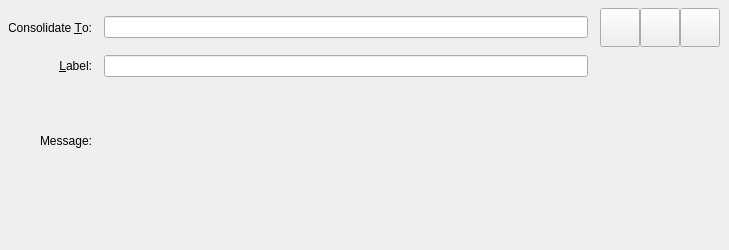
<?xml version="1.0" encoding="UTF-8"?>
<ui version="4.0">
 <class>RewardsEntry</class>
 <widget class="QStackedWidget" name="RewardsEntry">
  <property name="geometry">
   <rect>
    <x>0</x>
    <y>0</y>
    <width>729</width>
    <height>250</height>
   </rect>
  </property>
  <property name="focusPolicy">
   <enum>Qt::TabFocus</enum>
  </property>
  <property name="autoFillBackground">
   <bool>false</bool>
  </property>
  <widget class="QFrame" name="Rewards">
   <property name="toolTip">
    <string>This is a normal payment.</string>
   </property>
   <property name="frameShape">
    <enum>QFrame::NoFrame</enum>
   </property>
   <layout class="QGridLayout" name="gridLayout">
    <property name="topMargin">
     <number>8</number>
    </property>
    <property name="bottomMargin">
     <number>4</number>
    </property>
    <property name="horizontalSpacing">
     <number>12</number>
    </property>
    <property name="verticalSpacing">
     <number>8</number>
    </property>
    <item row="1" column="0">
     <widget class="QLabel" name="labellLabel">
      <property name="text">
       <string>&amp;Label:</string>
      </property>
      <property name="alignment">
       <set>Qt::AlignRight|Qt::AlignTrailing|Qt::AlignVCenter</set>
      </property>
      <property name="buddy">
       <cstring>addAsLabel</cstring>
      </property>
     </widget>
    </item>
    <item row="0" column="1">
     <widget class="QValidatedLineEdit" name="payTo">
      <property name="toolTip">
       <string>The DeVault address to send the payment to</string>
      </property>
     </widget>
    </item>
    <item row="1" column="1">
     <widget class="QLineEdit" name="addAsLabel">
      <property name="toolTip">
       <string>Enter a label for this address to add it to the list of used addresses</string>
      </property>
     </widget>
    </item>
    <item row="0" column="0">
     <widget class="QLabel" name="payToLabel">
      <property name="text">
       <string>Consolidate &amp;To:</string>
      </property>
      <property name="alignment">
       <set>Qt::AlignRight|Qt::AlignTrailing|Qt::AlignVCenter</set>
      </property>
      <property name="buddy">
       <cstring>payTo</cstring>
      </property>
     </widget>
    </item>
    <item row="0" column="2">
     <layout class="QHBoxLayout" name="payToLayout">
      <property name="spacing">
       <number>0</number>
      </property>
      <item>
       <widget class="QToolButton" name="addressBookButton">
        <property name="toolTip">
         <string>Choose previously used address</string>
        </property>
        <property name="text">
         <string/>
        </property>
        <property name="icon">
         <iconset resource="../bitcoin.qrc">
          <normaloff>:/icons/address-book</normaloff>:/icons/address-book</iconset>
        </property>
        <property name="iconSize">
         <size>
          <width>32</width>
          <height>32</height>
         </size>
        </property>
        <property name="shortcut">
         <string>Alt+A</string>
        </property>
       </widget>
      </item>
      <item>
       <widget class="QToolButton" name="pasteButton">
        <property name="toolTip">
         <string>Paste address from clipboard</string>
        </property>
        <property name="text">
         <string/>
        </property>
        <property name="icon">
         <iconset resource="../bitcoin.qrc">
          <normaloff>:/icons/editpaste</normaloff>:/icons/editpaste</iconset>
        </property>
        <property name="iconSize">
         <size>
          <width>32</width>
          <height>32</height>
         </size>
        </property>
        <property name="shortcut">
         <string>Alt+P</string>
        </property>
       </widget>
      </item>
      <item>
       <widget class="QToolButton" name="deleteButton">
        <property name="toolTip">
         <string>Remove this entry</string>
        </property>
        <property name="text">
         <string/>
        </property>
        <property name="icon">
         <iconset resource="../bitcoin.qrc">
          <normaloff>:/icons/remove</normaloff>:/icons/remove</iconset>
        </property>
        <property name="iconSize">
         <size>
          <width>32</width>
          <height>32</height>
         </size>
        </property>
       </widget>
      </item>
     </layout>
    </item>
    <item row="2" column="1">
     <widget class="QLabel" name="messageTextLabel">
      <property name="toolTip">
       <string/>
      </property>
      <property name="textFormat">
       <enum>Qt::PlainText</enum>
      </property>
     </widget>
    </item>
    <item row="3" column="0">
     <spacer name="verticalSpacer">
      <property name="orientation">
       <enum>Qt::Vertical</enum>
      </property>
      <property name="sizeType">
       <enum>QSizePolicy::Fixed</enum>
      </property>
      <property name="sizeHint" stdset="0">
       <size>
        <width>1</width>
        <height>50</height>
       </size>
      </property>
     </spacer>
    </item>
    <item row="2" column="0">
     <widget class="QLabel" name="messageLabel">
      <property name="text">
       <string>Message:</string>
      </property>
      <property name="alignment">
       <set>Qt::AlignRight|Qt::AlignTrailing|Qt::AlignVCenter</set>
      </property>
     </widget>
    </item>
   </layout>
  </widget>
  <widget class="QFrame" name="Rewards_UnauthenticatedPaymentRequest">
   <property name="palette">
    <palette>
     <active>
      <colorrole role="WindowText">
       <brush brushstyle="SolidPattern">
        <color alpha="255">
         <red>0</red>
         <green>0</green>
         <blue>0</blue>
        </color>
       </brush>
      </colorrole>
      <colorrole role="Button">
       <brush brushstyle="SolidPattern">
        <color alpha="255">
         <red>255</red>
         <green>255</green>
         <blue>127</blue>
        </color>
       </brush>
      </colorrole>
      <colorrole role="Light">
       <brush brushstyle="SolidPattern">
        <color alpha="255">
         <red>255</red>
         <green>255</green>
         <blue>255</blue>
        </color>
       </brush>
      </colorrole>
      <colorrole role="Midlight">
       <brush brushstyle="SolidPattern">
        <color alpha="255">
         <red>255</red>
         <green>255</green>
         <blue>191</blue>
        </color>
       </brush>
      </colorrole>
      <colorrole role="Dark">
       <brush brushstyle="SolidPattern">
        <color alpha="255">
         <red>127</red>
         <green>127</green>
         <blue>63</blue>
        </color>
       </brush>
      </colorrole>
      <colorrole role="Mid">
       <brush brushstyle="SolidPattern">
        <color alpha="255">
         <red>170</red>
         <green>170</green>
         <blue>84</blue>
        </color>
       </brush>
      </colorrole>
      <colorrole role="Text">
       <brush brushstyle="SolidPattern">
        <color alpha="255">
         <red>0</red>
         <green>0</green>
         <blue>0</blue>
        </color>
       </brush>
      </colorrole>
      <colorrole role="BrightText">
       <brush brushstyle="SolidPattern">
        <color alpha="255">
         <red>255</red>
         <green>255</green>
         <blue>255</blue>
        </color>
       </brush>
      </colorrole>
      <colorrole role="ButtonText">
       <brush brushstyle="SolidPattern">
        <color alpha="255">
         <red>0</red>
         <green>0</green>
         <blue>0</blue>
        </color>
       </brush>
      </colorrole>
      <colorrole role="Base">
       <brush brushstyle="SolidPattern">
        <color alpha="255">
         <red>255</red>
         <green>255</green>
         <blue>255</blue>
        </color>
       </brush>
      </colorrole>
      <colorrole role="Window">
       <brush brushstyle="SolidPattern">
        <color alpha="255">
         <red>255</red>
         <green>255</green>
         <blue>127</blue>
        </color>
       </brush>
      </colorrole>
      <colorrole role="Shadow">
       <brush brushstyle="SolidPattern">
        <color alpha="255">
         <red>0</red>
         <green>0</green>
         <blue>0</blue>
        </color>
       </brush>
      </colorrole>
      <colorrole role="AlternateBase">
       <brush brushstyle="SolidPattern">
        <color alpha="255">
         <red>255</red>
         <green>255</green>
         <blue>191</blue>
        </color>
       </brush>
      </colorrole>
      <colorrole role="ToolTipBase">
       <brush brushstyle="SolidPattern">
        <color alpha="255">
         <red>255</red>
         <green>255</green>
         <blue>220</blue>
        </color>
       </brush>
      </colorrole>
      <colorrole role="ToolTipText">
       <brush brushstyle="SolidPattern">
        <color alpha="255">
         <red>0</red>
         <green>0</green>
         <blue>0</blue>
        </color>
       </brush>
      </colorrole>
     </active>
     <inactive>
      <colorrole role="WindowText">
       <brush brushstyle="SolidPattern">
        <color alpha="255">
         <red>0</red>
         <green>0</green>
         <blue>0</blue>
        </color>
       </brush>
      </colorrole>
      <colorrole role="Button">
       <brush brushstyle="SolidPattern">
        <color alpha="255">
         <red>255</red>
         <green>255</green>
         <blue>127</blue>
        </color>
       </brush>
      </colorrole>
      <colorrole role="Light">
       <brush brushstyle="SolidPattern">
        <color alpha="255">
         <red>255</red>
         <green>255</green>
         <blue>255</blue>
        </color>
       </brush>
      </colorrole>
      <colorrole role="Midlight">
       <brush brushstyle="SolidPattern">
        <color alpha="255">
         <red>255</red>
         <green>255</green>
         <blue>191</blue>
        </color>
       </brush>
      </colorrole>
      <colorrole role="Dark">
       <brush brushstyle="SolidPattern">
        <color alpha="255">
         <red>127</red>
         <green>127</green>
         <blue>63</blue>
        </color>
       </brush>
      </colorrole>
      <colorrole role="Mid">
       <brush brushstyle="SolidPattern">
        <color alpha="255">
         <red>170</red>
         <green>170</green>
         <blue>84</blue>
        </color>
       </brush>
      </colorrole>
      <colorrole role="Text">
       <brush brushstyle="SolidPattern">
        <color alpha="255">
         <red>0</red>
         <green>0</green>
         <blue>0</blue>
        </color>
       </brush>
      </colorrole>
      <colorrole role="BrightText">
       <brush brushstyle="SolidPattern">
        <color alpha="255">
         <red>255</red>
         <green>255</green>
         <blue>255</blue>
        </color>
       </brush>
      </colorrole>
      <colorrole role="ButtonText">
       <brush brushstyle="SolidPattern">
        <color alpha="255">
         <red>0</red>
         <green>0</green>
         <blue>0</blue>
        </color>
       </brush>
      </colorrole>
      <colorrole role="Base">
       <brush brushstyle="SolidPattern">
        <color alpha="255">
         <red>255</red>
         <green>255</green>
         <blue>255</blue>
        </color>
       </brush>
      </colorrole>
      <colorrole role="Window">
       <brush brushstyle="SolidPattern">
        <color alpha="255">
         <red>255</red>
         <green>255</green>
         <blue>127</blue>
        </color>
       </brush>
      </colorrole>
      <colorrole role="Shadow">
       <brush brushstyle="SolidPattern">
        <color alpha="255">
         <red>0</red>
         <green>0</green>
         <blue>0</blue>
        </color>
       </brush>
      </colorrole>
      <colorrole role="AlternateBase">
       <brush brushstyle="SolidPattern">
        <color alpha="255">
         <red>255</red>
         <green>255</green>
         <blue>191</blue>
        </color>
       </brush>
      </colorrole>
      <colorrole role="ToolTipBase">
       <brush brushstyle="SolidPattern">
        <color alpha="255">
         <red>255</red>
         <green>255</green>
         <blue>220</blue>
        </color>
       </brush>
      </colorrole>
      <colorrole role="ToolTipText">
       <brush brushstyle="SolidPattern">
        <color alpha="255">
         <red>0</red>
         <green>0</green>
         <blue>0</blue>
        </color>
       </brush>
      </colorrole>
     </inactive>
     <disabled>
      <colorrole role="WindowText">
       <brush brushstyle="SolidPattern">
        <color alpha="255">
         <red>127</red>
         <green>127</green>
         <blue>63</blue>
        </color>
       </brush>
      </colorrole>
      <colorrole role="Button">
       <brush brushstyle="SolidPattern">
        <color alpha="255">
         <red>255</red>
         <green>255</green>
         <blue>127</blue>
        </color>
       </brush>
      </colorrole>
      <colorrole role="Light">
       <brush brushstyle="SolidPattern">
        <color alpha="255">
         <red>255</red>
         <green>255</green>
         <blue>255</blue>
        </color>
       </brush>
      </colorrole>
      <colorrole role="Midlight">
       <brush brushstyle="SolidPattern">
        <color alpha="255">
         <red>255</red>
         <green>255</green>
         <blue>191</blue>
        </color>
       </brush>
      </colorrole>
      <colorrole role="Dark">
       <brush brushstyle="SolidPattern">
        <color alpha="255">
         <red>127</red>
         <green>127</green>
         <blue>63</blue>
        </color>
       </brush>
      </colorrole>
      <colorrole role="Mid">
       <brush brushstyle="SolidPattern">
        <color alpha="255">
         <red>170</red>
         <green>170</green>
         <blue>84</blue>
        </color>
       </brush>
      </colorrole>
      <colorrole role="Text">
       <brush brushstyle="SolidPattern">
        <color alpha="255">
         <red>127</red>
         <green>127</green>
         <blue>63</blue>
        </color>
       </brush>
      </colorrole>
      <colorrole role="BrightText">
       <brush brushstyle="SolidPattern">
        <color alpha="255">
         <red>255</red>
         <green>255</green>
         <blue>255</blue>
        </color>
       </brush>
      </colorrole>
      <colorrole role="ButtonText">
       <brush brushstyle="SolidPattern">
        <color alpha="255">
         <red>127</red>
         <green>127</green>
         <blue>63</blue>
        </color>
       </brush>
      </colorrole>
      <colorrole role="Base">
       <brush brushstyle="SolidPattern">
        <color alpha="255">
         <red>255</red>
         <green>255</green>
         <blue>127</blue>
        </color>
       </brush>
      </colorrole>
      <colorrole role="Window">
       <brush brushstyle="SolidPattern">
        <color alpha="255">
         <red>255</red>
         <green>255</green>
         <blue>127</blue>
        </color>
       </brush>
      </colorrole>
      <colorrole role="Shadow">
       <brush brushstyle="SolidPattern">
        <color alpha="255">
         <red>0</red>
         <green>0</green>
         <blue>0</blue>
        </color>
       </brush>
      </colorrole>
      <colorrole role="AlternateBase">
       <brush brushstyle="SolidPattern">
        <color alpha="255">
         <red>255</red>
         <green>255</green>
         <blue>127</blue>
        </color>
       </brush>
      </colorrole>
      <colorrole role="ToolTipBase">
       <brush brushstyle="SolidPattern">
        <color alpha="255">
         <red>255</red>
         <green>255</green>
         <blue>220</blue>
        </color>
       </brush>
      </colorrole>
      <colorrole role="ToolTipText">
       <brush brushstyle="SolidPattern">
        <color alpha="255">
         <red>0</red>
         <green>0</green>
         <blue>0</blue>
        </color>
       </brush>
      </colorrole>
     </disabled>
    </palette>
   </property>
   <property name="toolTip">
    <string>This is an unauthenticated payment request.</string>
   </property>
   <property name="autoFillBackground">
    <bool>true</bool>
   </property>
   <property name="frameShape">
    <enum>QFrame::NoFrame</enum>
   </property>
   <layout class="QGridLayout" name="gridLayout_is">
    <property name="spacing">
     <number>12</number>
    </property>
    <item row="0" column="0">
     <widget class="QLabel" name="payToLabel_is">
      <property name="text">
       <string>Pay To:</string>
      </property>
      <property name="alignment">
       <set>Qt::AlignRight|Qt::AlignTrailing|Qt::AlignVCenter</set>
      </property>
     </widget>
    </item>
    <item row="0" column="1">
     <layout class="QHBoxLayout" name="payToLayout_is">
      <property name="spacing">
       <number>0</number>
      </property>
      <item>
       <widget class="QLabel" name="payTo_is"/>
      </item>
      <item>
       <widget class="QToolButton" name="deleteButton_is">
        <property name="toolTip">
         <string>Remove this entry</string>
        </property>
        <property name="text">
         <string/>
        </property>
        <property name="icon">
         <iconset resource="../bitcoin.qrc">
          <normaloff>:/icons/remove</normaloff>:/icons/remove</iconset>
        </property>
       </widget>
      </item>
     </layout>
    </item>
    <item row="1" column="0">
     <widget class="QLabel" name="memoLabel_is">
      <property name="text">
       <string>Memo:</string>
      </property>
      <property name="alignment">
       <set>Qt::AlignRight|Qt::AlignTrailing|Qt::AlignVCenter</set>
      </property>
     </widget>
    </item>
    <item row="1" column="1">
     <widget class="QLabel" name="memoTextLabel_is">
      <property name="textFormat">
       <enum>Qt::PlainText</enum>
      </property>
     </widget>
    </item>
    <item row="2" column="0">
     <widget class="QLabel" name="amountLabel_is">
      <property name="text">
       <string>A&amp;mount:</string>
      </property>
      <property name="alignment">
       <set>Qt::AlignRight|Qt::AlignTrailing|Qt::AlignVCenter</set>
      </property>
      <property name="buddy">
       <cstring>payAmount_is</cstring>
      </property>
     </widget>
    </item>
    <item row="2" column="1">
     <widget class="BitcoinAmountField" name="payAmount_is">
      <property name="acceptDrops">
       <bool>false</bool>
      </property>
     </widget>
    </item>
   </layout>
  </widget>
  <widget class="QFrame" name="Rewards_AuthenticatedPaymentRequest">
   <property name="palette">
    <palette>
     <active>
      <colorrole role="WindowText">
       <brush brushstyle="SolidPattern">
        <color alpha="255">
         <red>0</red>
         <green>0</green>
         <blue>0</blue>
        </color>
       </brush>
      </colorrole>
      <colorrole role="Button">
       <brush brushstyle="SolidPattern">
        <color alpha="255">
         <red>140</red>
         <green>232</green>
         <blue>119</blue>
        </color>
       </brush>
      </colorrole>
      <colorrole role="Light">
       <brush brushstyle="SolidPattern">
        <color alpha="255">
         <red>230</red>
         <green>255</green>
         <blue>224</blue>
        </color>
       </brush>
      </colorrole>
      <colorrole role="Midlight">
       <brush brushstyle="SolidPattern">
        <color alpha="255">
         <red>185</red>
         <green>243</green>
         <blue>171</blue>
        </color>
       </brush>
      </colorrole>
      <colorrole role="Dark">
       <brush brushstyle="SolidPattern">
        <color alpha="255">
         <red>70</red>
         <green>116</green>
         <blue>59</blue>
        </color>
       </brush>
      </colorrole>
      <colorrole role="Mid">
       <brush brushstyle="SolidPattern">
        <color alpha="255">
         <red>93</red>
         <green>155</green>
         <blue>79</blue>
        </color>
       </brush>
      </colorrole>
      <colorrole role="Text">
       <brush brushstyle="SolidPattern">
        <color alpha="255">
         <red>0</red>
         <green>0</green>
         <blue>0</blue>
        </color>
       </brush>
      </colorrole>
      <colorrole role="BrightText">
       <brush brushstyle="SolidPattern">
        <color alpha="255">
         <red>155</red>
         <green>255</green>
         <blue>147</blue>
        </color>
       </brush>
      </colorrole>
      <colorrole role="ButtonText">
       <brush brushstyle="SolidPattern">
        <color alpha="255">
         <red>0</red>
         <green>0</green>
         <blue>0</blue>
        </color>
       </brush>
      </colorrole>
      <colorrole role="Base">
       <brush brushstyle="SolidPattern">
        <color alpha="255">
         <red>119</red>
         <green>255</green>
         <blue>233</blue>
        </color>
       </brush>
      </colorrole>
      <colorrole role="Window">
       <brush brushstyle="SolidPattern">
        <color alpha="255">
         <red>140</red>
         <green>232</green>
         <blue>119</blue>
        </color>
       </brush>
      </colorrole>
      <colorrole role="Shadow">
       <brush brushstyle="SolidPattern">
        <color alpha="255">
         <red>0</red>
         <green>0</green>
         <blue>0</blue>
        </color>
       </brush>
      </colorrole>
      <colorrole role="AlternateBase">
       <brush brushstyle="SolidPattern">
        <color alpha="255">
         <red>197</red>
         <green>243</green>
         <blue>187</blue>
        </color>
       </brush>
      </colorrole>
      <colorrole role="NoRole">
       <brush brushstyle="SolidPattern">
        <color alpha="255">
         <red>125</red>
         <green>194</green>
         <blue>122</blue>
        </color>
       </brush>
      </colorrole>
      <colorrole role="ToolTipBase">
       <brush brushstyle="SolidPattern">
        <color alpha="255">
         <red>255</red>
         <green>255</green>
         <blue>220</blue>
        </color>
       </brush>
      </colorrole>
      <colorrole role="ToolTipText">
       <brush brushstyle="SolidPattern">
        <color alpha="255">
         <red>0</red>
         <green>0</green>
         <blue>0</blue>
        </color>
       </brush>
      </colorrole>
     </active>
     <inactive>
      <colorrole role="WindowText">
       <brush brushstyle="SolidPattern">
        <color alpha="255">
         <red>0</red>
         <green>0</green>
         <blue>0</blue>
        </color>
       </brush>
      </colorrole>
      <colorrole role="Button">
       <brush brushstyle="SolidPattern">
        <color alpha="255">
         <red>140</red>
         <green>232</green>
         <blue>119</blue>
        </color>
       </brush>
      </colorrole>
      <colorrole role="Light">
       <brush brushstyle="SolidPattern">
        <color alpha="255">
         <red>230</red>
         <green>255</green>
         <blue>224</blue>
        </color>
       </brush>
      </colorrole>
      <colorrole role="Midlight">
       <brush brushstyle="SolidPattern">
        <color alpha="255">
         <red>185</red>
         <green>243</green>
         <blue>171</blue>
        </color>
       </brush>
      </colorrole>
      <colorrole role="Dark">
       <brush brushstyle="SolidPattern">
        <color alpha="255">
         <red>70</red>
         <green>116</green>
         <blue>59</blue>
        </color>
       </brush>
      </colorrole>
      <colorrole role="Mid">
       <brush brushstyle="SolidPattern">
        <color alpha="255">
         <red>93</red>
         <green>155</green>
         <blue>79</blue>
        </color>
       </brush>
      </colorrole>
      <colorrole role="Text">
       <brush brushstyle="SolidPattern">
        <color alpha="255">
         <red>0</red>
         <green>0</green>
         <blue>0</blue>
        </color>
       </brush>
      </colorrole>
      <colorrole role="BrightText">
       <brush brushstyle="SolidPattern">
        <color alpha="255">
         <red>155</red>
         <green>255</green>
         <blue>147</blue>
        </color>
       </brush>
      </colorrole>
      <colorrole role="ButtonText">
       <brush brushstyle="SolidPattern">
        <color alpha="255">
         <red>0</red>
         <green>0</green>
         <blue>0</blue>
        </color>
       </brush>
      </colorrole>
      <colorrole role="Base">
       <brush brushstyle="SolidPattern">
        <color alpha="255">
         <red>119</red>
         <green>255</green>
         <blue>233</blue>
        </color>
       </brush>
      </colorrole>
      <colorrole role="Window">
       <brush brushstyle="SolidPattern">
        <color alpha="255">
         <red>140</red>
         <green>232</green>
         <blue>119</blue>
        </color>
       </brush>
      </colorrole>
      <colorrole role="Shadow">
       <brush brushstyle="SolidPattern">
        <color alpha="255">
         <red>0</red>
         <green>0</green>
         <blue>0</blue>
        </color>
       </brush>
      </colorrole>
      <colorrole role="AlternateBase">
       <brush brushstyle="SolidPattern">
        <color alpha="255">
         <red>197</red>
         <green>243</green>
         <blue>187</blue>
        </color>
       </brush>
      </colorrole>
      <colorrole role="NoRole">
       <brush brushstyle="SolidPattern">
        <color alpha="255">
         <red>125</red>
         <green>194</green>
         <blue>122</blue>
        </color>
       </brush>
      </colorrole>
      <colorrole role="ToolTipBase">
       <brush brushstyle="SolidPattern">
        <color alpha="255">
         <red>255</red>
         <green>255</green>
         <blue>220</blue>
        </color>
       </brush>
      </colorrole>
      <colorrole role="ToolTipText">
       <brush brushstyle="SolidPattern">
        <color alpha="255">
         <red>0</red>
         <green>0</green>
         <blue>0</blue>
        </color>
       </brush>
      </colorrole>
     </inactive>
     <disabled>
      <colorrole role="WindowText">
       <brush brushstyle="SolidPattern">
        <color alpha="255">
         <red>70</red>
         <green>116</green>
         <blue>59</blue>
        </color>
       </brush>
      </colorrole>
      <colorrole role="Button">
       <brush brushstyle="SolidPattern">
        <color alpha="255">
         <red>140</red>
         <green>232</green>
         <blue>119</blue>
        </color>
       </brush>
      </colorrole>
      <colorrole role="Light">
       <brush brushstyle="SolidPattern">
        <color alpha="255">
         <red>230</red>
         <green>255</green>
         <blue>224</blue>
        </color>
       </brush>
      </colorrole>
      <colorrole role="Midlight">
       <brush brushstyle="SolidPattern">
        <color alpha="255">
         <red>185</red>
         <green>243</green>
         <blue>171</blue>
        </color>
       </brush>
      </colorrole>
      <colorrole role="Dark">
       <brush brushstyle="SolidPattern">
        <color alpha="255">
         <red>70</red>
         <green>116</green>
         <blue>59</blue>
        </color>
       </brush>
      </colorrole>
      <colorrole role="Mid">
       <brush brushstyle="SolidPattern">
        <color alpha="255">
         <red>93</red>
         <green>155</green>
         <blue>79</blue>
        </color>
       </brush>
      </colorrole>
      <colorrole role="Text">
       <brush brushstyle="SolidPattern">
        <color alpha="255">
         <red>70</red>
         <green>116</green>
         <blue>59</blue>
        </color>
       </brush>
      </colorrole>
      <colorrole role="BrightText">
       <brush brushstyle="SolidPattern">
        <color alpha="255">
         <red>155</red>
         <green>255</green>
         <blue>147</blue>
        </color>
       </brush>
      </colorrole>
      <colorrole role="ButtonText">
       <brush brushstyle="SolidPattern">
        <color alpha="255">
         <red>70</red>
         <green>116</green>
         <blue>59</blue>
        </color>
       </brush>
      </colorrole>
      <colorrole role="Base">
       <brush brushstyle="SolidPattern">
        <color alpha="255">
         <red>140</red>
         <green>232</green>
         <blue>119</blue>
        </color>
       </brush>
      </colorrole>
      <colorrole role="Window">
       <brush brushstyle="SolidPattern">
        <color alpha="255">
         <red>140</red>
         <green>232</green>
         <blue>119</blue>
        </color>
       </brush>
      </colorrole>
      <colorrole role="Shadow">
       <brush brushstyle="SolidPattern">
        <color alpha="255">
         <red>0</red>
         <green>0</green>
         <blue>0</blue>
        </color>
       </brush>
      </colorrole>
      <colorrole role="AlternateBase">
       <brush brushstyle="SolidPattern">
        <color alpha="255">
         <red>140</red>
         <green>232</green>
         <blue>119</blue>
        </color>
       </brush>
      </colorrole>
      <colorrole role="NoRole">
       <brush brushstyle="SolidPattern">
        <color alpha="255">
         <red>125</red>
         <green>194</green>
         <blue>122</blue>
        </color>
       </brush>
      </colorrole>
      <colorrole role="ToolTipBase">
       <brush brushstyle="SolidPattern">
        <color alpha="255">
         <red>255</red>
         <green>255</green>
         <blue>220</blue>
        </color>
       </brush>
      </colorrole>
      <colorrole role="ToolTipText">
       <brush brushstyle="SolidPattern">
        <color alpha="255">
         <red>0</red>
         <green>0</green>
         <blue>0</blue>
        </color>
       </brush>
      </colorrole>
     </disabled>
    </palette>
   </property>
   <property name="toolTip">
    <string>This is an authenticated payment request.</string>
   </property>
   <property name="autoFillBackground">
    <bool>true</bool>
   </property>
   <property name="frameShape">
    <enum>QFrame::NoFrame</enum>
   </property>
   <layout class="QGridLayout" name="gridLayout_s">
    <property name="spacing">
     <number>12</number>
    </property>
    <item row="0" column="0">
     <widget class="QLabel" name="payToLabel_s">
      <property name="text">
       <string>Pay To:</string>
      </property>
      <property name="alignment">
       <set>Qt::AlignRight|Qt::AlignTrailing|Qt::AlignVCenter</set>
      </property>
     </widget>
    </item>
    <item row="0" column="1">
     <layout class="QHBoxLayout" name="payToLayout_s">
      <property name="spacing">
       <number>0</number>
      </property>
      <item>
       <widget class="QLabel" name="payTo_s">
        <property name="textFormat">
         <enum>Qt::PlainText</enum>
        </property>
       </widget>
      </item>
      <item>
       <widget class="QToolButton" name="deleteButton_s">
        <property name="toolTip">
         <string>Remove this entry</string>
        </property>
        <property name="text">
         <string/>
        </property>
        <property name="icon">
         <iconset resource="../bitcoin.qrc">
          <normaloff>:/icons/remove</normaloff>:/icons/remove</iconset>
        </property>
       </widget>
      </item>
     </layout>
    </item>
    <item row="1" column="0">
     <widget class="QLabel" name="memoLabel_s">
      <property name="text">
       <string>Memo:</string>
      </property>
      <property name="alignment">
       <set>Qt::AlignRight|Qt::AlignTrailing|Qt::AlignVCenter</set>
      </property>
     </widget>
    </item>
    <item row="1" column="1">
     <widget class="QLabel" name="memoTextLabel_s">
      <property name="textFormat">
       <enum>Qt::PlainText</enum>
      </property>
     </widget>
    </item>
    <item row="2" column="0">
     <widget class="QLabel" name="amountLabel_s">
      <property name="text">
       <string>A&amp;mount:</string>
      </property>
      <property name="alignment">
       <set>Qt::AlignRight|Qt::AlignTrailing|Qt::AlignVCenter</set>
      </property>
      <property name="buddy">
       <cstring>payAmount_s</cstring>
      </property>
     </widget>
    </item>
    <item row="2" column="1">
     <widget class="BitcoinAmountField" name="payAmount_s">
      <property name="acceptDrops">
       <bool>false</bool>
      </property>
     </widget>
    </item>
   </layout>
  </widget>
 </widget>
 <customwidgets>
  <customwidget>
   <class>QValidatedLineEdit</class>
   <extends>QLineEdit</extends>
   <header>qvalidatedlineedit.h</header>
  </customwidget>
  <customwidget>
   <class>BitcoinAmountField</class>
   <extends>QLineEdit</extends>
   <header>bitcoinamountfield.h</header>
   <container>1</container>
  </customwidget>
 </customwidgets>
 <tabstops>
  <tabstop>payTo</tabstop>
  <tabstop>addressBookButton</tabstop>
  <tabstop>pasteButton</tabstop>
  <tabstop>deleteButton</tabstop>
  <tabstop>addAsLabel</tabstop>
  <tabstop>payAmount_is</tabstop>
  <tabstop>deleteButton_is</tabstop>
  <tabstop>payAmount_s</tabstop>
  <tabstop>deleteButton_s</tabstop>
 </tabstops>
 <resources>
  <include location="../bitcoin.qrc"/>
 </resources>
 <connections/>
</ui>
